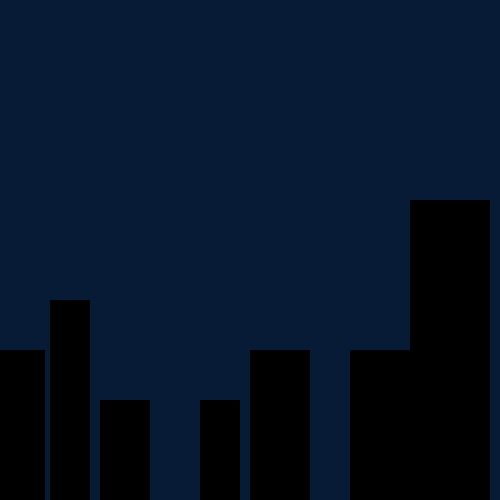
Frame 1 (no input)
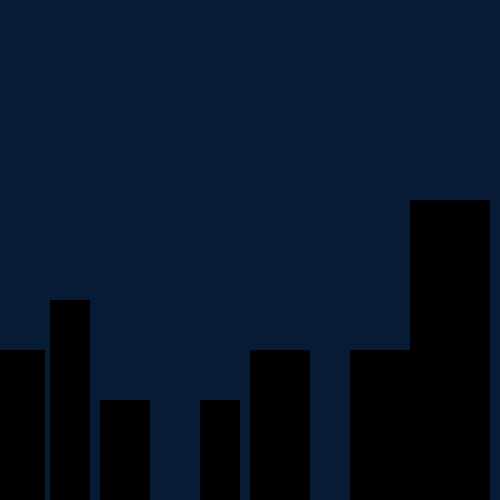
Frame 60 (the mouse pressed at the canvas centre just before this capture)
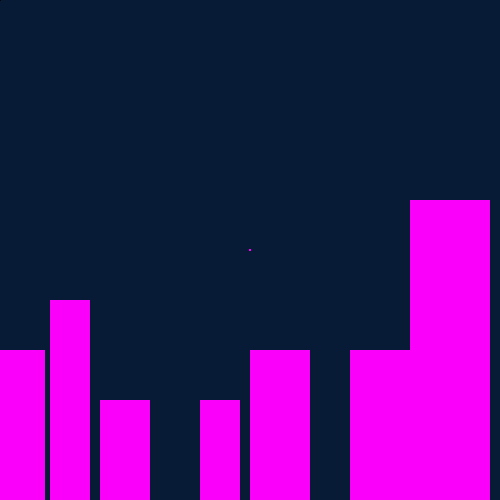
Frame 120 (the mouse held since frame 60 and released just before this capture)

The Processing sketch that drew these frames (run headless with seeded random() and noise(); from frame 60 on, the mouse is pressed at the canvas centre):

// Processing sketch: processing_11670
// ── processing_11670.pde

void setup() {
  size(500, 500);
  background(7, 27, 54);
  smooth();
}

void draw() {
  noStroke();
  fill(mouseX, 0, mouseY);
  ellipse(mouseX, mouseY, 1, 1.5);
  rect(50, 300, 40, 200);
  rect(0, 350, 45, 200);
  rect(100, 400, 50, 100);
  rect(200, 400, 40, 100);
  rect(250, 350, 40, 150);
  rect(250, 350, 60, 150);
  rect(350, 350, 60, 150);
  rect(410, 200, 80, 300);
  smooth();

}

void mousePressed() {
  noStroke();
  ellipse(mouseX, mouseY, 5, 5);
}
